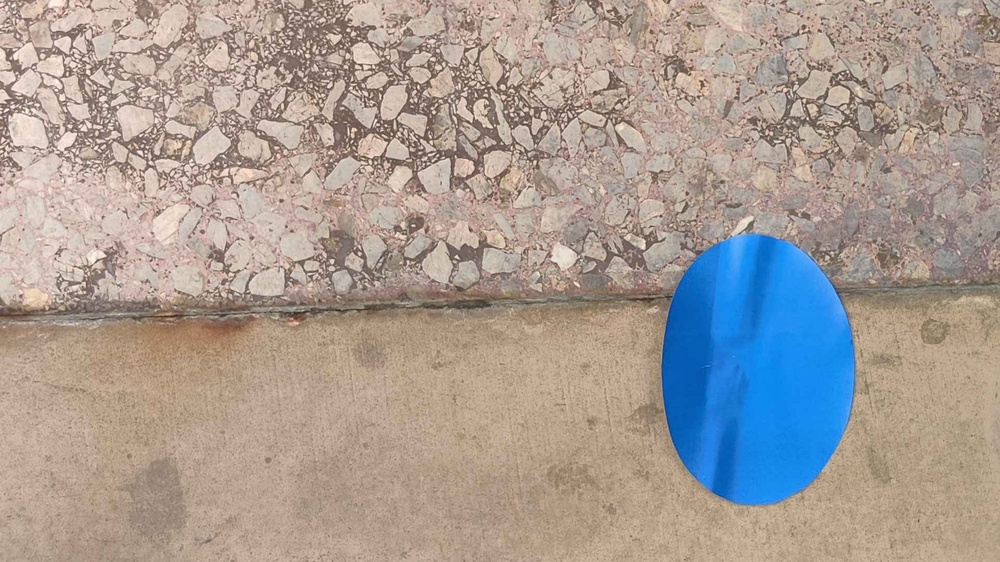
#> input picture Object Segmentation/Images/i1 (1).jpg, 1000 x 562 px, shrunk from 1920 x 1080 before the run, found by its file name
$ jupyter execute Object_Segmentation_UAS.ipynb   (older library calls are emulated)
#> lines starting #> are read from the running program, lines starting #| are printed output that depends on the picture; after the words box and inside, x2 and y2 are one past the last pixel; in counts of white or black regions, pixels touching at a corner belong together
[cell 1]
from google.colab import drive
import cv2
import numpy as np
import matplotlib.pylab as plt

drive.mount('/content/drive')

[cell 2]
# Replace this prefix with whatever directory has all of your pictures
prefix = '/content/drive/MyDrive/Onboarding 2025'

img1 = cv2.imread(prefix + '/i1 (1).jpg')
#> img1 is the input picture: shape (562, 1000, 3); mean B, G, R 148.7, 156, 166.8
img2 = cv2.imread(prefix + '/i2 (1).jpg')
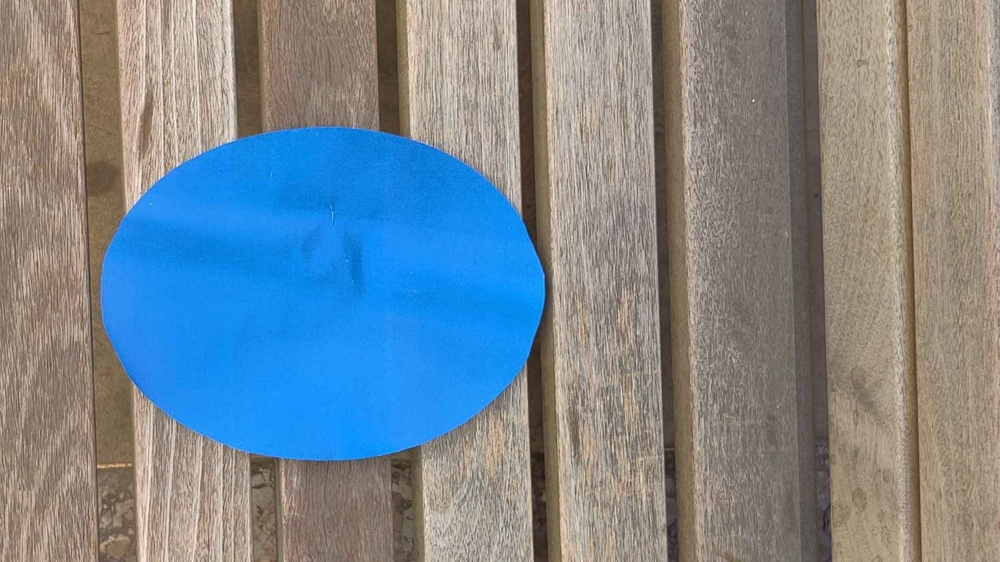
#> input picture Object Segmentation/Images/i2 (1).jpg, 1000 x 562 px, shrunk from 1920 x 1080 before the run, found by its file name
#> img2 is the input picture: shape (562, 1000, 3); mean B, G, R 144.6, 135, 121.8
img3 = cv2.imread(prefix + '/i3 (1).jpg')
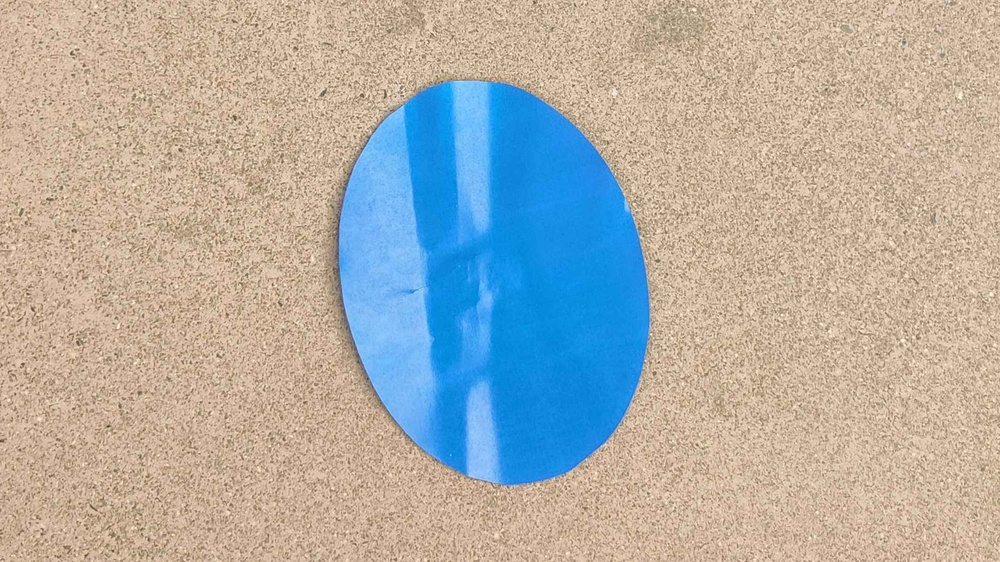
#> input picture Object Segmentation/Images/i3 (1).jpg, 1000 x 562 px, shrunk from 1920 x 1080 before the run, found by its file name
#> img3 is the input picture: shape (562, 1000, 3); mean B, G, R 168.5, 174.4, 175.8


'''
Resize and convert BGR to RGB for each image
The original images are too high quality and take too long to load, so we downscale them
'''

# Now you can create the list of images
img_list = [img1, img2, img3]

# This plot is to make it easy for you to see all the images you are working with
fig, axes = plt.subplots(1, 3, figsize=(16, 8))

axes = axes.ravel()

# Loop through the images and plot them, converting from BGR to RGB for plotting only
for i in range(3):
    axes[i].imshow(cv2.cvtColor(img_list[i], cv2.COLOR_BGR2RGB))  # Convert BGR to RGB here for plotting
    axes[i].axis('off')
    axes[i].set_title(f"Image {i+1}")

plt.tight_layout()
plt.show()

[cell 3]
final_images = []
blurred_arr = []
sobel_arr = []

for idx, img in enumerate(img_list):
    # Convert to RGB
    img_rgb = cv2.cvtColor(img, cv2.COLOR_BGR2RGB)

    # Median blur
    filtered = cv2.medianBlur(img_rgb, ksize=25)

    blurred_arr.append(filtered)

    # Convert to HSV
    hsv = cv2.cvtColor(filtered, cv2.COLOR_RGB2HSV)
    v_channel = hsv[:, :, 2]

    # Sobel edge detection
    sobel_x = cv2.Sobel(v_channel, cv2.CV_64F, 1, 0, ksize=3)
    sobel_y = cv2.Sobel(v_channel, cv2.CV_64F, 0, 1, ksize=3)
    gradient_mag = np.sqrt(sobel_x**2 + sobel_y**2)
    if idx == 0:
      edge_threshold = 25  # Adjust this threshold as needed
    if idx == 1:
      edge_threshold = 31  # Adjust this threshold as needed
    if idx == 2:
      edge_threshold = 20  # Adjust this threshold as needed
    edges = np.uint8(gradient_mag > edge_threshold)

    sobel_arr.append(edges)

    # Find largest contour
    contours, _ = cv2.findContours(edges, cv2.RETR_EXTERNAL, cv2.CHAIN_APPROX_SIMPLE)
    largest_contour = max(contours, key=cv2.contourArea)

    contour_mask = np.zeros_like(edges)
    cv2.drawContours(contour_mask, [largest_contour], -1, 255, cv2.FILLED)

    # Erode mask
    kernel = np.ones((9, 9), np.uint8)
    eroded_mask = cv2.erode(contour_mask, kernel, iterations=1)

    # Apply mask
    final_image = cv2.bitwise_and(img_rgb, img_rgb, mask=eroded_mask)
    final_images.append(final_image)
#> this loop made 3 passes
#> edge_threshold on passes 1 to 3: 25, 31, 20
#> pass 1, `v_channel = hsv[:, :, 2]`:
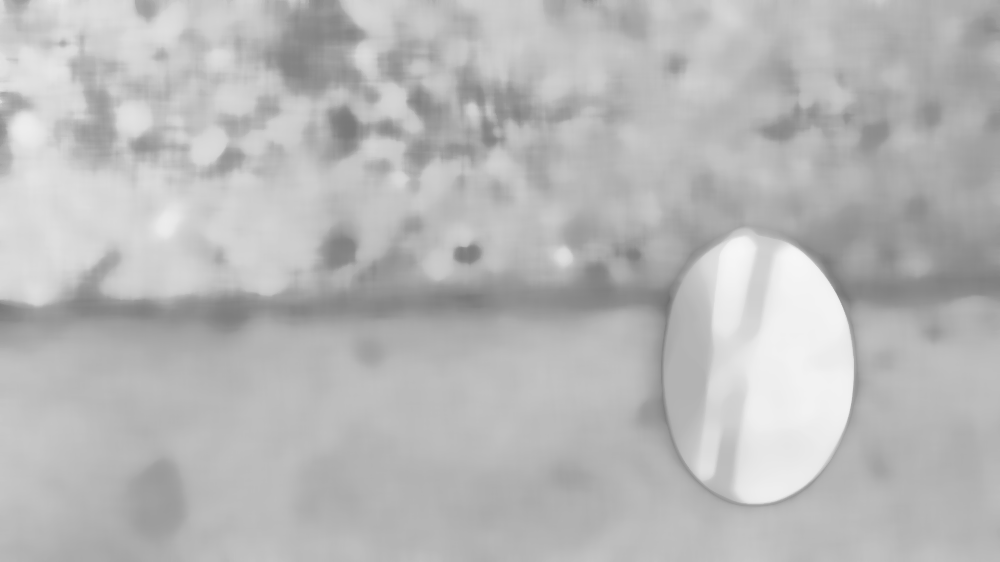
#> v_channel: shape (562, 1000); min 113, max 247, mean 184
#> after the loop:
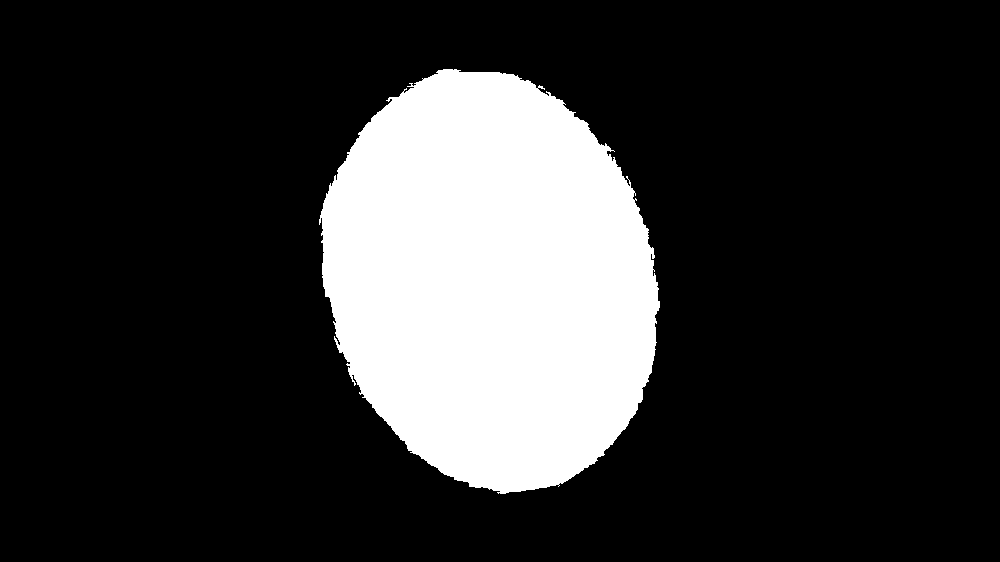
#> contour_mask: shape (562, 1000); 19.6% white; 1 white region, box (x1, y1, x2, y2) and area: (319, 69, 660, 494) 109907
#> after the loop:
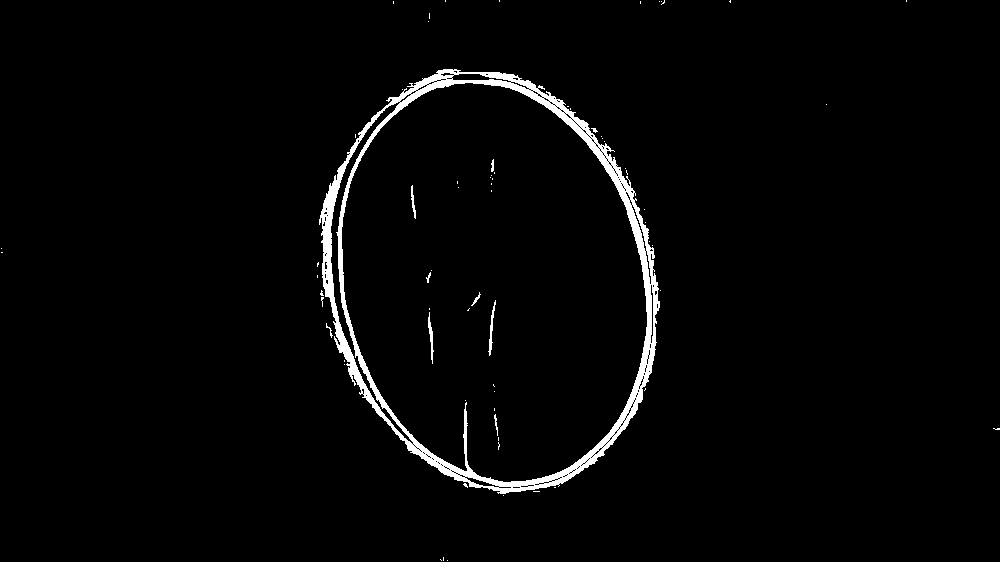
#> edges: shape (562, 1000); values 0 (black) and 1 (white), 2.4% white; 70 white regions (61 under 20 px), largest, box (x1, y1, x2, y2) and area: (319, 69, 660, 494) 12898, (488, 300, 496, 356) 131, (428, 312, 434, 364) 121
#> after the loop:
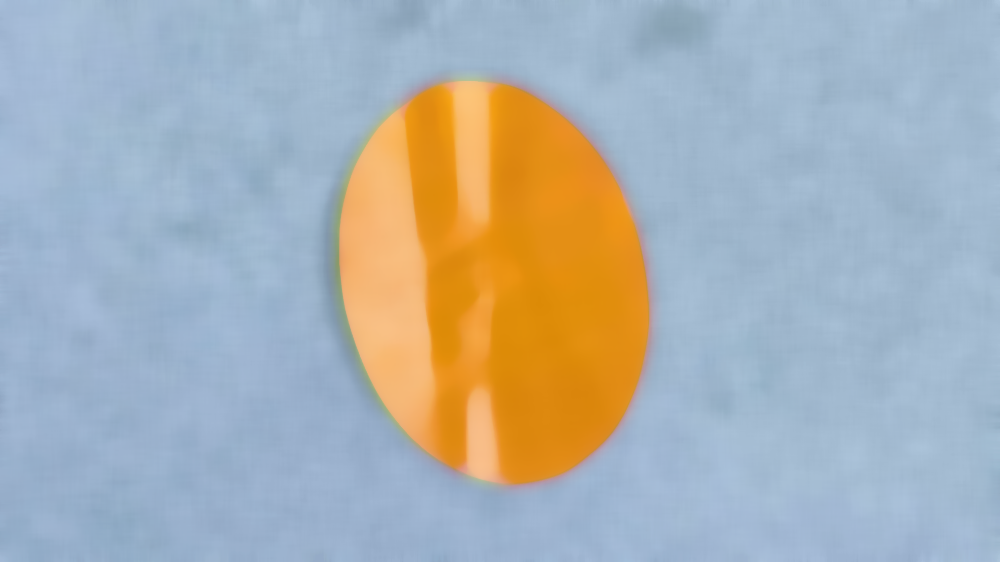
#> filtered: shape (562, 1000, 3); mean B, G, R 177.9, 176.7, 171
#> after the loop:
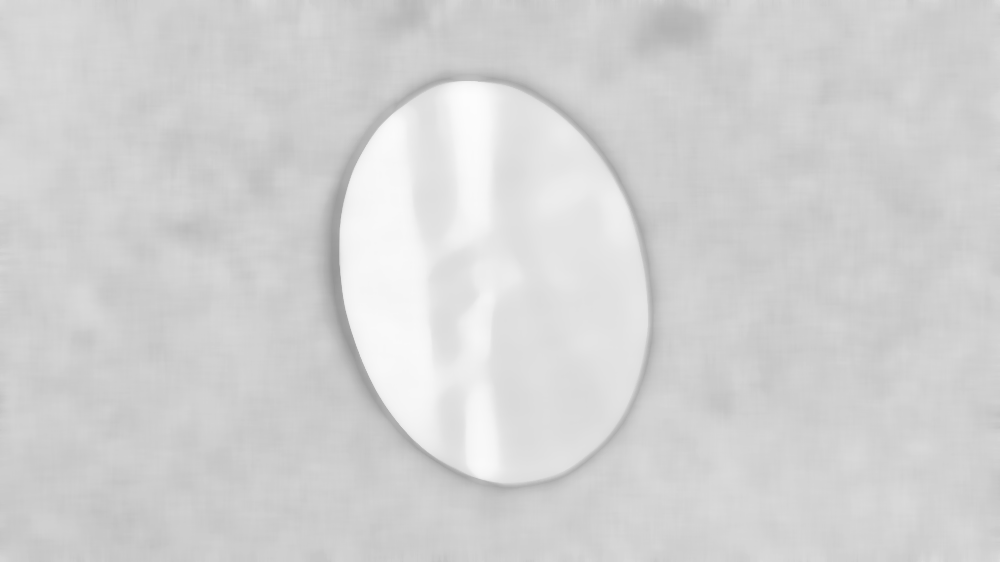
#> v_channel: shape (562, 1000); min 149, max 252, mean 210.1
#> after the loop, blurred_arr = 3 items; final_images = 3 items; sobel_arr = 3 items

[cell 4]
plt.figure(figsize=(15, 10))

for i in range(3):
    plt.subplot(1, 3, i + 1)
    plt.imshow(blurred_arr[i])

plt.show()
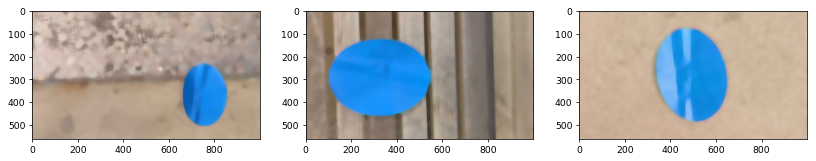
#> figure drawn by matplotlib, 3 panels; B, G, R data is drawn as R, G, B

[cell 5]
plt.figure(figsize=(15, 10))

for i in range(3):
    plt.subplot(1, 3, i + 1)
    plt.imshow(sobel_arr[i])

plt.show()
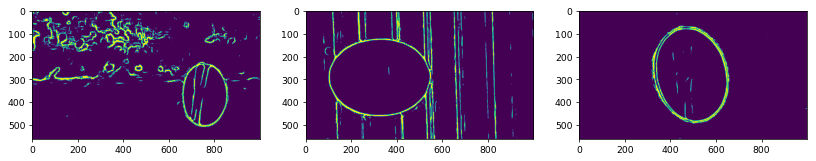
#> figure drawn by matplotlib, 3 panels

[cell 6]
plt.figure(figsize=(15, 10))

for i in range(3):
    plt.subplot(1, 3, i + 1)
    plt.imshow(final_images[i])

plt.show()
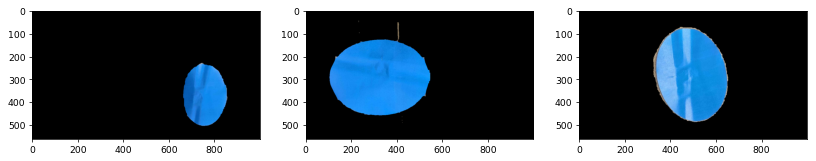
#> figure drawn by matplotlib, 3 panels
